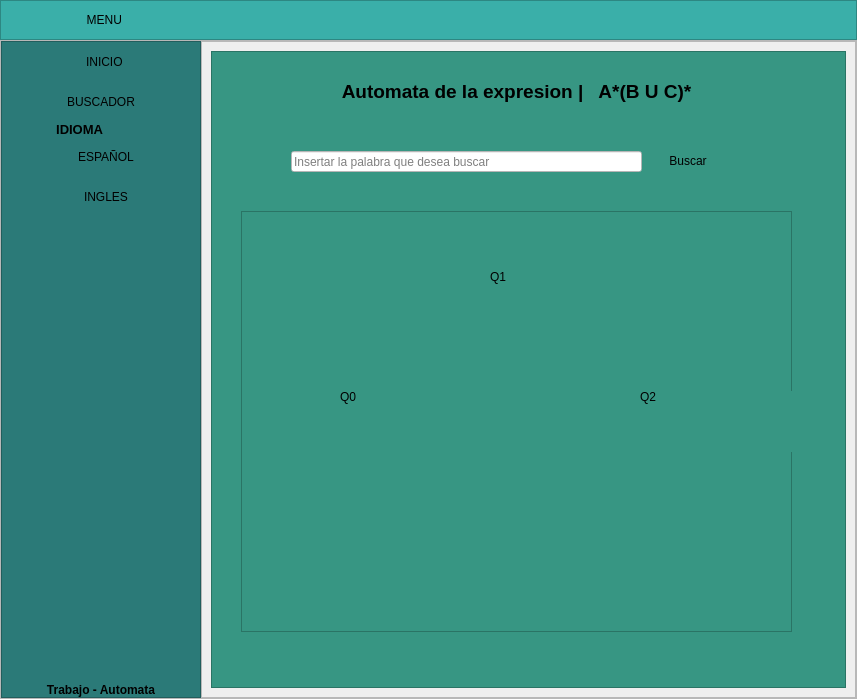
<?xml version="1.0" encoding="UTF-8"?>
<ui version="4.0">
 <class>MainWindow</class>
 <widget class="QMainWindow" name="MainWindow">
  <property name="geometry">
   <rect>
    <x>0</x>
    <y>0</y>
    <width>857</width>
    <height>699</height>
   </rect>
  </property>
  <property name="windowTitle">
   <string>MainWindow</string>
  </property>
  <widget class="QWidget" name="centralwidget">
   <layout class="QVBoxLayout" name="verticalLayout">
    <property name="spacing">
     <number>0</number>
    </property>
    <property name="leftMargin">
     <number>0</number>
    </property>
    <property name="topMargin">
     <number>0</number>
    </property>
    <property name="rightMargin">
     <number>0</number>
    </property>
    <property name="bottomMargin">
     <number>0</number>
    </property>
    <item>
     <widget class="QFrame" name="frame_superior">
      <property name="minimumSize">
       <size>
        <width>0</width>
        <height>40</height>
       </size>
      </property>
      <property name="maximumSize">
       <size>
        <width>16777215</width>
        <height>40</height>
       </size>
      </property>
      <property name="styleSheet">
       <string notr="true">background-color: rgb(58, 175, 169);</string>
      </property>
      <property name="frameShape">
       <enum>QFrame::StyledPanel</enum>
      </property>
      <property name="frameShadow">
       <enum>QFrame::Raised</enum>
      </property>
      <layout class="QHBoxLayout" name="horizontalLayout_2">
       <property name="spacing">
        <number>2</number>
       </property>
       <property name="leftMargin">
        <number>0</number>
       </property>
       <property name="topMargin">
        <number>0</number>
       </property>
       <property name="rightMargin">
        <number>0</number>
       </property>
       <property name="bottomMargin">
        <number>0</number>
       </property>
       <item>
        <widget class="QPushButton" name="bt_menu">
         <property name="minimumSize">
          <size>
           <width>200</width>
           <height>35</height>
          </size>
         </property>
         <property name="maximumSize">
          <size>
           <width>16777215</width>
           <height>35</height>
          </size>
         </property>
         <property name="styleSheet">
          <string notr="true">QPushButton{
background-color: #3AAFA9;
border-radius:0px;
}

QPushButton:hover{
background-color: white;
front: 87 12pt &quot;Arial Black&quot;;
}</string>
         </property>
         <property name="text">
          <string>  MENU</string>
         </property>
         <property name="icon">
          <iconset>
           <normaloff>./assets/MENU.png</normaloff>./assets/MENU.png</iconset>
         </property>
        </widget>
       </item>
       <item>
        <spacer name="horizontalSpacer">
         <property name="orientation">
          <enum>Qt::Horizontal</enum>
         </property>
         <property name="sizeHint" stdset="0">
          <size>
           <width>441</width>
           <height>20</height>
          </size>
         </property>
        </spacer>
       </item>
      </layout>
     </widget>
    </item>
    <item>
     <widget class="QFrame" name="frame_inferior">
      <property name="frameShape">
       <enum>QFrame::StyledPanel</enum>
      </property>
      <property name="frameShadow">
       <enum>QFrame::Raised</enum>
      </property>
      <layout class="QHBoxLayout" name="horizontalLayout">
       <property name="spacing">
        <number>0</number>
       </property>
       <property name="leftMargin">
        <number>0</number>
       </property>
       <property name="topMargin">
        <number>0</number>
       </property>
       <property name="rightMargin">
        <number>0</number>
       </property>
       <property name="bottomMargin">
        <number>0</number>
       </property>
       <item>
        <widget class="QFrame" name="lateral">
         <property name="minimumSize">
          <size>
           <width>200</width>
           <height>25</height>
          </size>
         </property>
         <property name="maximumSize">
          <size>
           <width>0</width>
           <height>16777215</height>
          </size>
         </property>
         <property name="styleSheet">
          <string notr="true">QFrame{
background-color:#2B7A78;
}

QPushButton{
background-color:#2B7A78;
border-top-left-radius:20px;
border-bottom-left-radius:20px;

font: 75 12pt &quot;Arial Narrow&quot;;
}

QPushButton:hover{
background-color:white;
border-top-left-radius:20px;
border-bottom-left-radius:20px;

font: 75 12pt&quot;Arial Narrow&quot;;
}</string>
         </property>
         <property name="frameShape">
          <enum>QFrame::StyledPanel</enum>
         </property>
         <property name="frameShadow">
          <enum>QFrame::Raised</enum>
         </property>
         <layout class="QVBoxLayout" name="verticalLayout_3">
          <property name="spacing">
           <number>0</number>
          </property>
          <property name="leftMargin">
           <number>0</number>
          </property>
          <property name="topMargin">
           <number>0</number>
          </property>
          <property name="rightMargin">
           <number>0</number>
          </property>
          <property name="bottomMargin">
           <number>0</number>
          </property>
          <item>
           <widget class="QPushButton" name="BotonInicio">
            <property name="minimumSize">
             <size>
              <width>0</width>
              <height>40</height>
             </size>
            </property>
            <property name="maximumSize">
             <size>
              <width>16777215</width>
              <height>40</height>
             </size>
            </property>
            <property name="text">
             <string>  INICIO</string>
            </property>
            <property name="icon">
             <iconset>
              <normaloff>./assets/pngwing.com.png</normaloff>./assets/pngwing.com.png</iconset>
            </property>
            <property name="iconSize">
             <size>
              <width>32</width>
              <height>32</height>
             </size>
            </property>
           </widget>
          </item>
          <item>
           <widget class="QPushButton" name="Buscador">
            <property name="minimumSize">
             <size>
              <width>0</width>
              <height>40</height>
             </size>
            </property>
            <property name="maximumSize">
             <size>
              <width>16777215</width>
              <height>40</height>
             </size>
            </property>
            <property name="text">
             <string>BUSCADOR</string>
            </property>
            <property name="icon">
             <iconset>
              <normaloff>./assets/LUPA.png</normaloff>./assets/LUPA.png</iconset>
            </property>
            <property name="iconSize">
             <size>
              <width>32</width>
              <height>32</height>
             </size>
            </property>
           </widget>
          </item>
          <item>
           <widget class="QLabel" name="label_3">
            <property name="font">
             <font>
              <pointsize>10</pointsize>
              <weight>75</weight>
              <bold>true</bold>
             </font>
            </property>
            <property name="text">
             <string>               IDIOMA</string>
            </property>
           </widget>
          </item>
          <item>
           <widget class="QPushButton" name="Spanish">
            <property name="minimumSize">
             <size>
              <width>0</width>
              <height>40</height>
             </size>
            </property>
            <property name="maximumSize">
             <size>
              <width>16777215</width>
              <height>40</height>
             </size>
            </property>
            <property name="text">
             <string>   ESPAÑOL</string>
            </property>
            <property name="icon">
             <iconset>
              <normaloff>./assets/España.png</normaloff>./assets/España.png</iconset>
            </property>
            <property name="iconSize">
             <size>
              <width>32</width>
              <height>32</height>
             </size>
            </property>
           </widget>
          </item>
          <item>
           <widget class="QPushButton" name="English">
            <property name="minimumSize">
             <size>
              <width>0</width>
              <height>40</height>
             </size>
            </property>
            <property name="maximumSize">
             <size>
              <width>16777215</width>
              <height>40</height>
             </size>
            </property>
            <property name="text">
             <string>   INGLES</string>
            </property>
            <property name="icon">
             <iconset>
              <normaloff>./assets/USA.webp</normaloff>./assets/USA.webp</iconset>
            </property>
            <property name="iconSize">
             <size>
              <width>32</width>
              <height>32</height>
             </size>
            </property>
           </widget>
          </item>
          <item>
           <spacer name="verticalSpacer">
            <property name="orientation">
             <enum>Qt::Vertical</enum>
            </property>
            <property name="sizeHint" stdset="0">
             <size>
              <width>20</width>
              <height>297</height>
             </size>
            </property>
           </spacer>
          </item>
          <item>
           <widget class="QLabel" name="label">
            <property name="font">
             <font>
              <weight>75</weight>
              <bold>true</bold>
             </font>
            </property>
            <property name="text">
             <string>Trabajo - Automata</string>
            </property>
            <property name="alignment">
             <set>Qt::AlignCenter</set>
            </property>
           </widget>
          </item>
         </layout>
        </widget>
       </item>
       <item>
        <widget class="QFrame" name="frame_contenedor">
         <property name="frameShape">
          <enum>QFrame::StyledPanel</enum>
         </property>
         <property name="frameShadow">
          <enum>QFrame::Raised</enum>
         </property>
         <layout class="QVBoxLayout" name="verticalLayout_2">
          <property name="spacing">
           <number>0</number>
          </property>
          <property name="leftMargin">
           <number>0</number>
          </property>
          <property name="topMargin">
           <number>0</number>
          </property>
          <property name="rightMargin">
           <number>0</number>
          </property>
          <property name="bottomMargin">
           <number>0</number>
          </property>
          <item>
           <widget class="QStackedWidget" name="stackedWidget">
            <property name="currentIndex">
             <number>1</number>
            </property>
            <widget class="QWidget" name="page1">
             <layout class="QVBoxLayout" name="verticalLayout_4">
              <item>
               <widget class="QPushButton" name="imagenrobot">
                <property name="styleSheet">
                 <string notr="true">background-color: rgb(55, 150, 131);</string>
                </property>
                <property name="text">
                 <string/>
                </property>
                <property name="icon">
                 <iconset>
                  <normaloff>assets/robot.png</normaloff>assets/robot.png</iconset>
                </property>
                <property name="iconSize">
                 <size>
                  <width>500</width>
                  <height>500</height>
                 </size>
                </property>
               </widget>
              </item>
             </layout>
            </widget>
            <widget class="QWidget" name="page2">
             <layout class="QVBoxLayout" name="verticalLayout_5">
              <item>
               <widget class="QFrame" name="MarcoDerecho">
                <property name="styleSheet">
                 <string notr="true">background-color: rgb(55, 150, 131);</string>
                </property>
                <property name="frameShape">
                 <enum>QFrame::StyledPanel</enum>
                </property>
                <property name="frameShadow">
                 <enum>QFrame::Raised</enum>
                </property>
                <widget class="QPushButton" name="BotonBuscar">
                 <property name="geometry">
                  <rect>
                   <x>440</x>
                   <y>90</y>
                   <width>74</width>
                   <height>40</height>
                  </rect>
                 </property>
                 <property name="minimumSize">
                  <size>
                   <width>0</width>
                   <height>40</height>
                  </size>
                 </property>
                 <property name="maximumSize">
                  <size>
                   <width>16777215</width>
                   <height>40</height>
                  </size>
                 </property>
                 <property name="styleSheet">
                  <string notr="true">QPushButton{
border:0px;
}

QPushButton:hover{
background-color: white;
front: 87 12pt &quot;Arial Black&quot;;
}
</string>
                 </property>
                 <property name="text">
                  <string>Buscar</string>
                 </property>
                 <property name="icon">
                  <iconset>
                   <normaloff>./assets/LUPA.png</normaloff>./assets/LUPA.png</iconset>
                 </property>
                </widget>
                <widget class="QLabel" name="Etiqueta">
                 <property name="geometry">
                  <rect>
                   <x>60</x>
                   <y>10</y>
                   <width>491</width>
                   <height>61</height>
                  </rect>
                 </property>
                 <property name="font">
                  <font>
                   <pointsize>14</pointsize>
                   <weight>75</weight>
                   <bold>true</bold>
                  </font>
                 </property>
                 <property name="styleSheet">
                  <string notr="true">QLabel{
border:0px;
}

QLabel:hover{
front: 87 12pt &quot;Arial Black&quot;;
}
</string>
                 </property>
                 <property name="text">
                  <string>Automata de la expresion |   A*(B U C)*</string>
                 </property>
                 <property name="alignment">
                  <set>Qt::AlignCenter</set>
                 </property>
                </widget>
                <widget class="QLabel" name="RespuestAN">
                 <property name="geometry">
                  <rect>
                   <x>80</x>
                   <y>136</y>
                   <width>351</width>
                   <height>20</height>
                  </rect>
                 </property>
                 <property name="text">
                  <string/>
                 </property>
                 <property name="alignment">
                  <set>Qt::AlignCenter</set>
                 </property>
                </widget>
                <widget class="QLineEdit" name="BuscarPalabra">
                 <property name="geometry">
                  <rect>
                   <x>80</x>
                   <y>100</y>
                   <width>351</width>
                   <height>21</height>
                  </rect>
                 </property>
                 <property name="styleSheet">
                  <string notr="true">background-color: rgb(255, 255, 255);</string>
                 </property>
                 <property name="placeholderText">
                  <string>Insertar la palabra que desea buscar</string>
                 </property>
                </widget>
                <widget class="QFrame" name="frame">
                 <property name="geometry">
                  <rect>
                   <x>30</x>
                   <y>160</y>
                   <width>551</width>
                   <height>421</height>
                  </rect>
                 </property>
                 <property name="frameShape">
                  <enum>QFrame::StyledPanel</enum>
                 </property>
                 <property name="frameShadow">
                  <enum>QFrame::Raised</enum>
                 </property>
                 <widget class="QLabel" name="Q0">
                  <property name="geometry">
                   <rect>
                    <x>90</x>
                    <y>170</y>
                    <width>31</width>
                    <height>31</height>
                   </rect>
                  </property>
                  <property name="text">
                   <string> Q0</string>
                  </property>
                  <property name="alignment">
                   <set>Qt::AlignCenter</set>
                  </property>
                 </widget>
                 <widget class="QLabel" name="Q0_2">
                  <property name="geometry">
                   <rect>
                    <x>89</x>
                    <y>170</y>
                    <width>81</width>
                    <height>71</height>
                   </rect>
                  </property>
                  <property name="text">
                   <string/>
                  </property>
                  <property name="alignment">
                   <set>Qt::AlignCenter</set>
                  </property>
                 </widget>
                 <widget class="QLabel" name="Q1_2">
                  <property name="geometry">
                   <rect>
                    <x>240</x>
                    <y>50</y>
                    <width>31</width>
                    <height>31</height>
                   </rect>
                  </property>
                  <property name="text">
                   <string/>
                  </property>
                  <property name="alignment">
                   <set>Qt::AlignCenter</set>
                  </property>
                 </widget>
                 <widget class="QLabel" name="Q1">
                  <property name="geometry">
                   <rect>
                    <x>240</x>
                    <y>50</y>
                    <width>31</width>
                    <height>31</height>
                   </rect>
                  </property>
                  <property name="text">
                   <string> Q1</string>
                  </property>
                  <property name="alignment">
                   <set>Qt::AlignCenter</set>
                  </property>
                 </widget>
                 <widget class="QLabel" name="Q2">
                  <property name="geometry">
                   <rect>
                    <x>390</x>
                    <y>170</y>
                    <width>31</width>
                    <height>31</height>
                   </rect>
                  </property>
                  <property name="text">
                   <string> Q2</string>
                  </property>
                  <property name="alignment">
                   <set>Qt::AlignCenter</set>
                  </property>
                 </widget>
                 <widget class="QLabel" name="Q2_2">
                  <property name="geometry">
                   <rect>
                    <x>390</x>
                    <y>170</y>
                    <width>31</width>
                    <height>31</height>
                   </rect>
                  </property>
                  <property name="text">
                   <string/>
                  </property>
                  <property name="alignment">
                   <set>Qt::AlignCenter</set>
                  </property>
                 </widget>
                 <widget class="QPushButton" name="pushButton">
                  <property name="geometry">
                   <rect>
                    <x>50</x>
                    <y>60</y>
                    <width>291</width>
                    <height>201</height>
                   </rect>
                  </property>
                  <property name="styleSheet">
                   <string notr="true">QPushButton{
border:0px;
}</string>
                  </property>
                  <property name="text">
                   <string/>
                  </property>
                  <property name="icon">
                   <iconset>
                    <normaloff>./assets/AA.png</normaloff>./assets/AA.png</iconset>
                  </property>
                  <property name="iconSize">
                   <size>
                    <width>130</width>
                    <height>100</height>
                   </size>
                  </property>
                 </widget>
                 <widget class="QPushButton" name="pushButton_2">
                  <property name="geometry">
                   <rect>
                    <x>290</x>
                    <y>10</y>
                    <width>161</width>
                    <height>71</height>
                   </rect>
                  </property>
                  <property name="styleSheet">
                   <string notr="true">QPushButton{
border:0px;
}
</string>
                  </property>
                  <property name="text">
                   <string/>
                  </property>
                  <property name="icon">
                   <iconset>
                    <normaloff>./assets/A.png</normaloff>./assets/A.png</iconset>
                  </property>
                  <property name="iconSize">
                   <size>
                    <width>120</width>
                    <height>70</height>
                   </size>
                  </property>
                 </widget>
                 <widget class="QPushButton" name="pushButton_3">
                  <property name="geometry">
                   <rect>
                    <x>440</x>
                    <y>180</y>
                    <width>121</width>
                    <height>61</height>
                   </rect>
                  </property>
                  <property name="styleSheet">
                   <string notr="true">QPushButton{
border:0px;
}
</string>
                  </property>
                  <property name="text">
                   <string/>
                  </property>
                  <property name="icon">
                   <iconset>
                    <normaloff>./assets/BC.png</normaloff>./assets/BC.png</iconset>
                  </property>
                  <property name="iconSize">
                   <size>
                    <width>100</width>
                    <height>80</height>
                   </size>
                  </property>
                 </widget>
                 <widget class="QPushButton" name="pushButton_4">
                  <property name="geometry">
                   <rect>
                    <x>200</x>
                    <y>260</y>
                    <width>171</width>
                    <height>71</height>
                   </rect>
                  </property>
                  <property name="styleSheet">
                   <string notr="true">QPushButton{
border:0px;
}</string>
                  </property>
                  <property name="text">
                   <string/>
                  </property>
                  <property name="icon">
                   <iconset>
                    <normaloff>./assets/B.png</normaloff>./assets/B.png</iconset>
                  </property>
                  <property name="iconSize">
                   <size>
                    <width>150</width>
                    <height>90</height>
                   </size>
                  </property>
                 </widget>
                 <widget class="QPushButton" name="pushButton_5">
                  <property name="geometry">
                   <rect>
                    <x>340</x>
                    <y>130</y>
                    <width>51</width>
                    <height>101</height>
                   </rect>
                  </property>
                  <property name="styleSheet">
                   <string notr="true">QPushButton{
border:0px;
}</string>
                  </property>
                  <property name="text">
                   <string/>
                  </property>
                  <property name="icon">
                   <iconset>
                    <normaloff>./assets/C (3).png</normaloff>./assets/C (3).png</iconset>
                  </property>
                  <property name="iconSize">
                   <size>
                    <width>100</width>
                    <height>90</height>
                   </size>
                  </property>
                 </widget>
                 <widget class="QPushButton" name="pushButton_6">
                  <property name="geometry">
                   <rect>
                    <x>210</x>
                    <y>220</y>
                    <width>161</width>
                    <height>41</height>
                   </rect>
                  </property>
                  <property name="styleSheet">
                   <string notr="true">QPushButton{
border:0px;
}</string>
                  </property>
                  <property name="text">
                   <string/>
                  </property>
                  <property name="icon">
                   <iconset>
                    <normaloff>./assets/C_inferior.png</normaloff>./assets/C_inferior.png</iconset>
                  </property>
                  <property name="iconSize">
                   <size>
                    <width>150</width>
                    <height>90</height>
                   </size>
                  </property>
                 </widget>
                 <widget class="QPushButton" name="pushButton_7">
                  <property name="geometry">
                   <rect>
                    <x>330</x>
                    <y>90</y>
                    <width>131</width>
                    <height>131</height>
                   </rect>
                  </property>
                  <property name="styleSheet">
                   <string notr="true">QPushButton{
border:0px;
}</string>
                  </property>
                  <property name="text">
                   <string/>
                  </property>
                  <property name="icon">
                   <iconset>
                    <normaloff>./assets/BDerecho.png</normaloff>./assets/BDerecho.png</iconset>
                  </property>
                  <property name="iconSize">
                   <size>
                    <width>60</width>
                    <height>100</height>
                   </size>
                  </property>
                 </widget>
                 <zorder>pushButton_7</zorder>
                 <zorder>pushButton_5</zorder>
                 <zorder>pushButton_3</zorder>
                 <zorder>pushButton_2</zorder>
                 <zorder>pushButton</zorder>
                 <zorder>Q0_2</zorder>
                 <zorder>Q0</zorder>
                 <zorder>Q1_2</zorder>
                 <zorder>Q1</zorder>
                 <zorder>Q2_2</zorder>
                 <zorder>Q2</zorder>
                 <zorder>pushButton_4</zorder>
                 <zorder>pushButton_6</zorder>
                </widget>
               </widget>
              </item>
             </layout>
            </widget>
           </widget>
          </item>
         </layout>
        </widget>
       </item>
      </layout>
     </widget>
    </item>
   </layout>
  </widget>
 </widget>
 <resources/>
 <connections/>
</ui>
